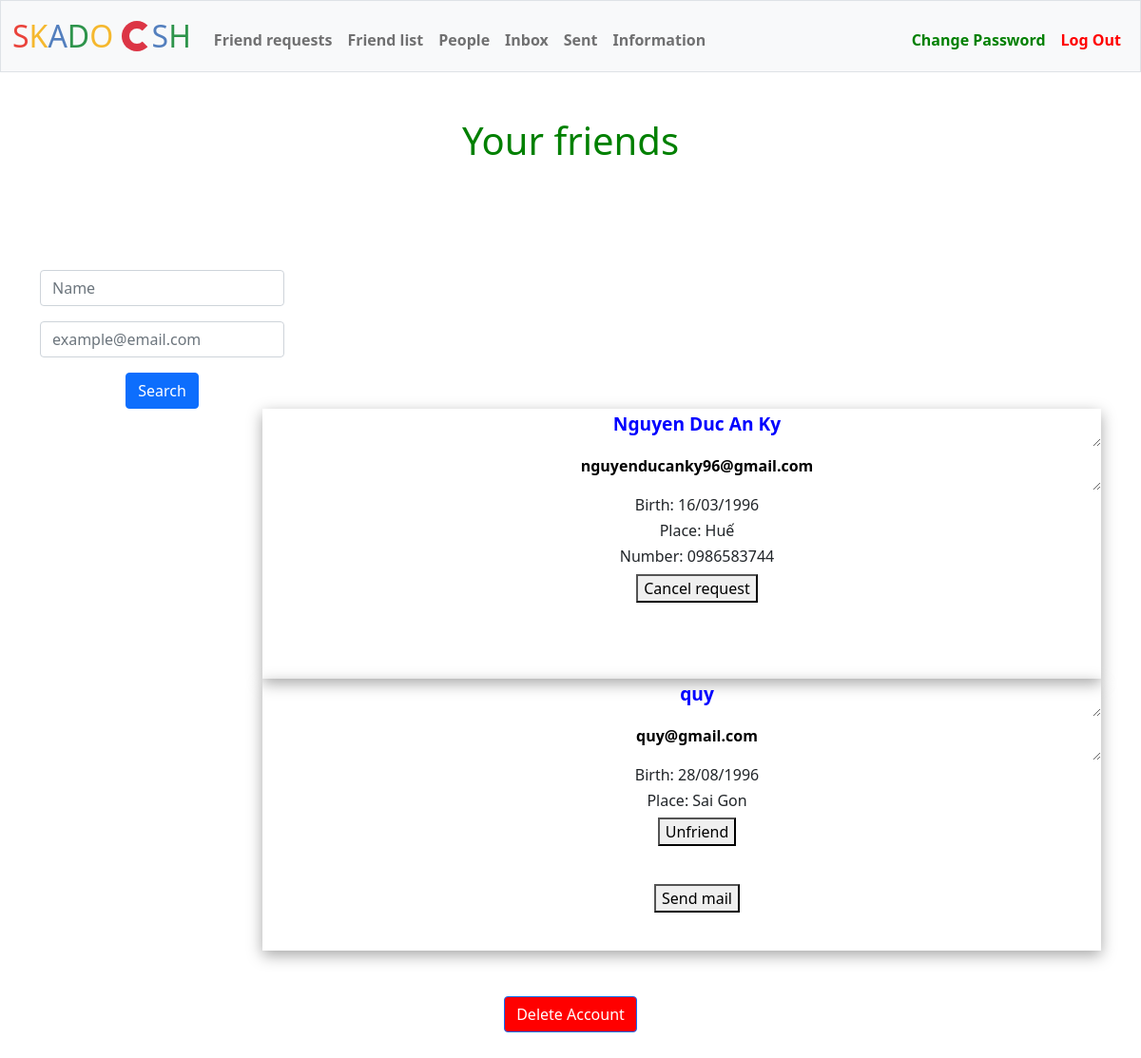
Screenshot of /list (signed in) with the database file from the repository.
### tables this page shows
CREATE TABLE informations (
id INTEGER PRIMARY KEY AUTOINCREMENT NOT NULL,
user_id INTEGER NOT NULL,
name TEXT NOT NULL,
birth TEXT,
place TEXT,
number TEXT,
email TEXT NOT NULL UNIQUE);

### app.py (the view, shortened to what this page needs)
@app.route("/list", methods=["GET", "POST"])
@login_required
@information_required
def list():
    user_id = session['user_id']
    if request.method == "GET":
        rows = db.execute("SELECT * FROM informations JOIN friends ON user_id = host_id OR user_id = friend_id WHERE host_id = ? OR friend_id = ? ORDER BY friends.id DESC", user_id, user_id)
        people = []
        for row in rows:
            if user_id != row['user_id']:
                person = {}
                person['name'] = row['name']
                person['email'] = row['email']
                person['birth'] = row['birth']
                person['place'] = row['place']
                person['number'] = row['number']
                if row['status'] == 'confirmed':
                    person['operation'] = 'Unfriend'
                    person['button'] = 'Send mail'
                if user_id == row['host_id'] and row['status'] == 'unconfirmed':
                    person['operation'] = 'Cancel request'
                if user_id == row['friend_id'] and row['status'] == 'unconfirmed':
                    person['operation'] = 'Accept'
                people.append(person)
        return render_template("list.html", people=people)

### app.py (called while the page is built)
@app.after_request
def after_request(response):
    response.headers["Cache-Control"] = "no-cache, no-store, must-revalidate"
    response.headers["Expires"] = 0
    response.headers["Pragma"] = "no-cache"
    return response

### helpers.py (called while the page is built)
def login_required(f):
    @wraps(f)
    def decorated_function(*args, **kwargs):
        if session.get("user_id") is None:
            return redirect("/login")
        return f(*args, **kwargs)
    return decorated_function

def information_required(f):
    @wraps(f)
    def decorated_function(*args, **kwargs):
        user_id = session.get("user_id")
        rows = db.execute("SELECT * FROM informations WHERE user_id = ?", user_id)
        if len(rows) == 0:
            message = 'You must provide you informations first!'
            return render_template("information.html", requirement=message)
        return f(*args, **kwargs)
    return decorated_function

### templates/list.html (shortened to what this page needs)
{% extends "layout.html" %}
{% block list %}<h1>Your friends</h1>{% endblock %}
{% block main %}
<div id="parent">
    <div id="find">
        <form id="search-form" action="/list" method="post">
            <div class="mb-3">
                <input autofocus class="form-control mx-auto w-auto" id="name" name="name" placeholder="Name" type="text">
            </div>
            <div class="mb-3">
                <input class="form-control mx-auto w-auto" id="email" name="email" placeholder="example@email.com" type="text">
            </div>
            <button class="btn btn-primary" type="submit">Search</button>
        </form>
    </div>
    {% for person in people %}
    <div class="result">
        <form action="/add" method="post">
            <ul>
                <li><textarea id="person" name="name" readonly>{{ person["name"] }}</textarea></li>
                <li><textarea id="person-email" name="email" readonly>{{ person["email"] }}</textarea></li>
                {% if person["birth"] %}
                <li><h6>Birth: {{ person["birth"] }}</h6></li>
                {% endif %}
                {% if person["place"] %}
                <li><h6>Place: {{ person["place"] }}</h6></li>
                {% endif %}
                {% if person["number"] %}
                <li><h6>Number: {{ person["number"] }}</h6></li>
                {% endif %}
                <button id="upper-button" type="submit">{{ person["operation"] }}</button>
            </ul>
            <br>
        </form>
        <form action="/send" method="post">
            <ul>
                {% if person["button"] %}
                <button id="lower-button" type="submit">{{ person["button"] }}</button>
                {% endif %}
            </ul>
            <br>
        </form>
    </div>
    </div>
    {% endfor %}
{% endblock %}

### templates/list.html (style rules this page uses)
h1 { text-align: center; color: green; }
#person { color: blue; }
#find { float: left; padding-left: 30px;; }
.result { float: right; width: 75%; margin-right: 30px; box-shadow: rgba(0, 0, 0, 0.35) 0px 5px 15px; }
ul li { list-style-type: none; }
ul li textarea { text-align: center; width: 100%; height: 40px; background: none; border: none; }
#person { font-size: larger; font-weight: bold; }
#person-email { font-weight: bold; }

### rows the page displays
informations: name "Nguyen Duc An Ky", email "nguyenducanky96@gmail.com", birth "16/03/1996", place "Huế", number "0986583744", operation "Cancel request"
informations: name "quy", email "quy@gmail.com", birth "28/08/1996", place "Sai Gon", operation "Unfriend", button "Send mail"
